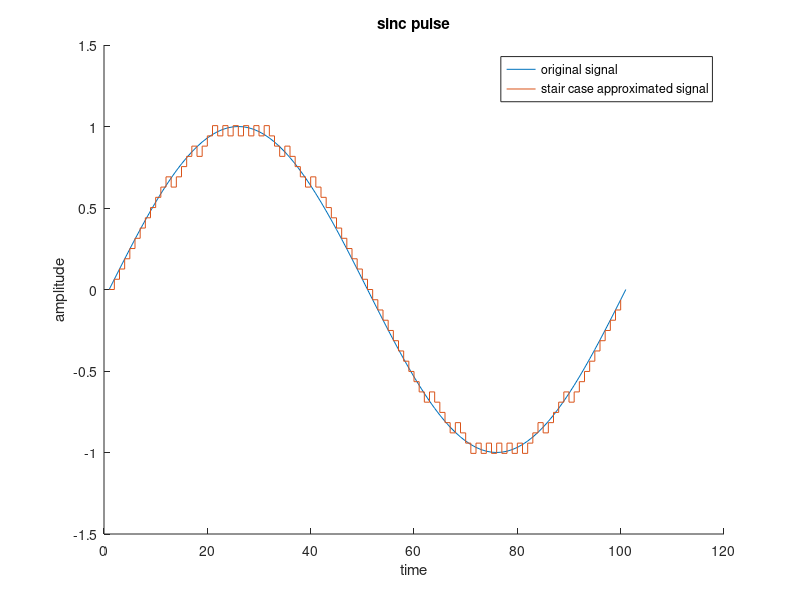

Here is the MATLAB script that generated this plot:
t = [0:0.01:1];
m = sin(2*pi*t);
hold on
plot(m);
title('sinc pulse');
xlabel('time');
ylabel('amplitude');
d = 2*pi/100;
for n = 1:1:100
    if n == 1
        e(n) = m(n);
        eq(n) = d*sign(e(n));
        mq(n) = eq(n);
    else
        e(n) = m(n) - mq(n-1);
        eq(n) = d*sign(e(n));
        mq(n) = mq(n-1) + eq(n);
    end
end
stairs(mq)
hleg=legend('original signal','stair case approximated signal')
hold off